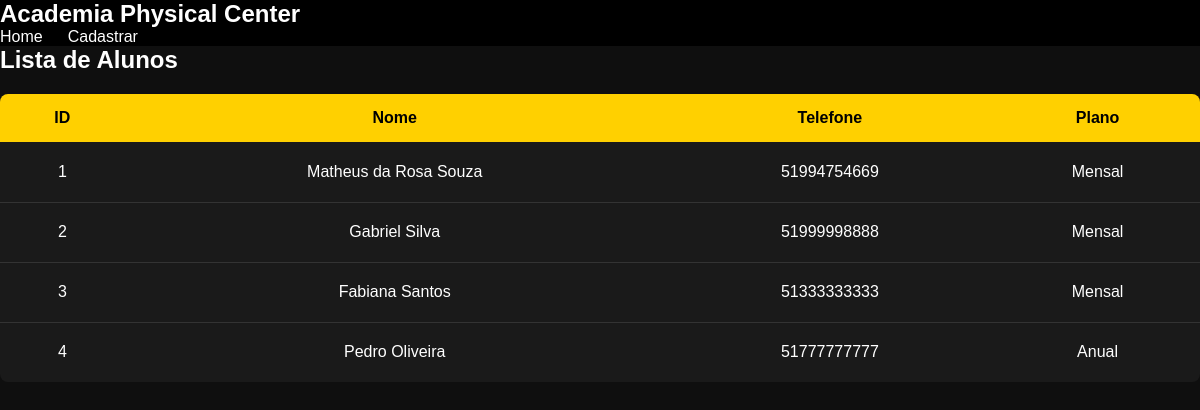
Page /alunos.php on the earlier database version.
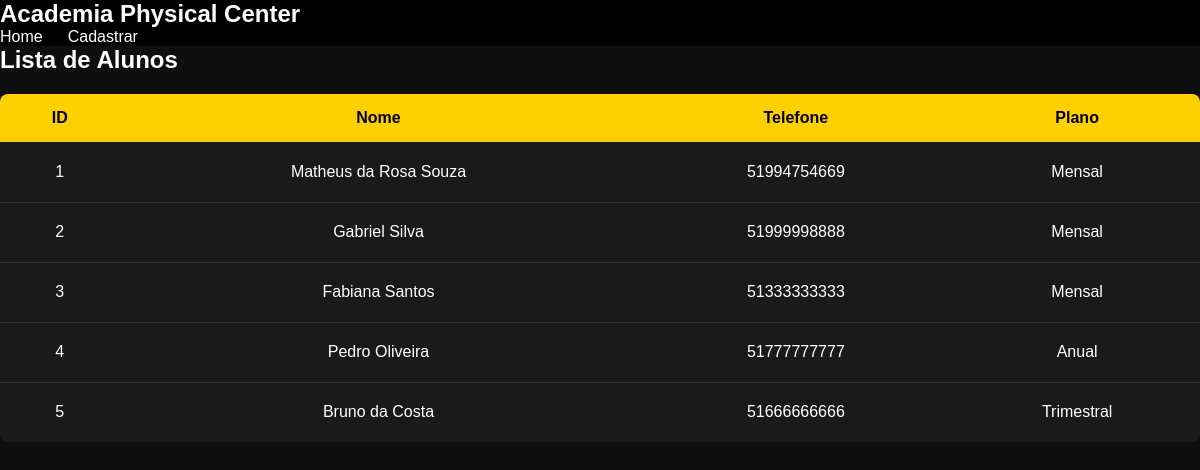
Same page on the later database version.
### tables this page shows
CREATE TABLE usuarios (
            id INTEGER PRIMARY KEY AUTOINCREMENT,
            nome TEXT NOT NULL,
            email TEXT UNIQUE,
            senha TEXT,
            telefone TEXT,
            idade INTEGER,
            plano TEXT
        );

### alunos.php (the view, shortened to what this page needs)
<?php
require "database.php";
$sql = "
    SELECT id, nome, telefone, plano
    FROM usuarios
";
$stmt = $db->query($sql);
$usuarios = $stmt->fetchAll(PDO::FETCH_ASSOC);
?>
<!DOCTYPE html>
<html lang="pt-BR">
<head>
    <link rel="stylesheet" href="style.css">
</head>
<body>
<header>
    <h1>Academia Physical Center</h1>
    <nav>
        <a href="index.php">Home</a>
        <a href="cadastro.php">Cadastrar</a>
    </nav>
</header>
<div class="container">
    <h2>Lista de Alunos</h2>
    <table>
        <tr>
            <th>ID</th>
            <th>Nome</th>
            <th>Telefone</th>
            <th>Plano</th>
        </tr>
        <?php if (count($usuarios) > 0): ?>
            <?php foreach ($usuarios as $user): ?>
                <tr>
                    <td><?= htmlspecialchars($user['id']) ?></td>
                    <td><?= htmlspecialchars($user['nome']) ?></td>
                    <td><?= htmlspecialchars($user['telefone']) ?></td>
                    <td><?= htmlspecialchars($user['plano']) ?></td>
                </tr>
            <?php endforeach; ?>
        <?php endif; ?>
    </table>
</div>
</body>
</html>

Differences in the rows shown:
added usuarios: id "5", nome "Bruno da Costa", telefone "51666666666", plano "Trimestral"
